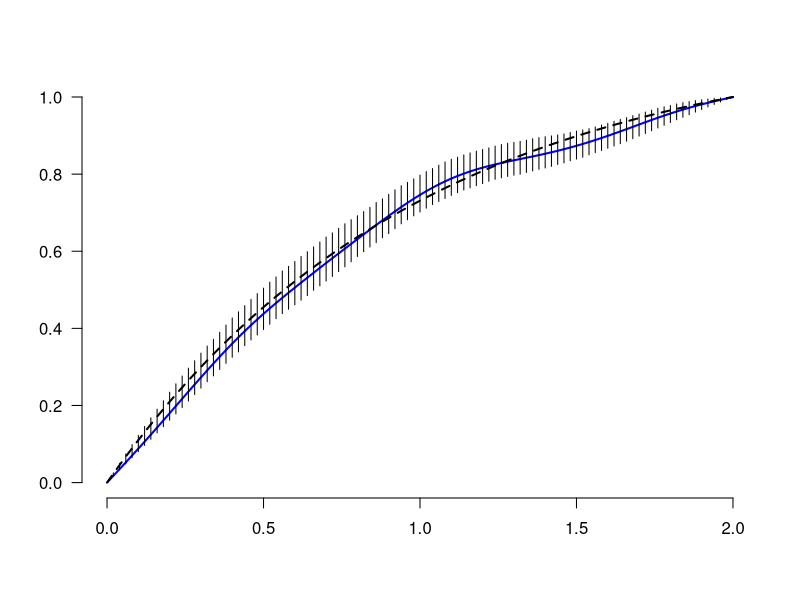
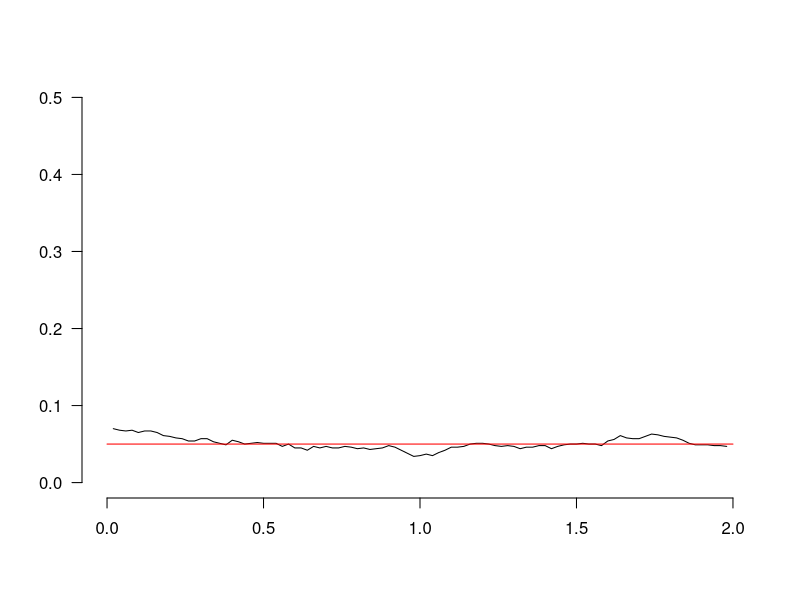

These figures' R source, in order:
	B<-read.table("MLE1000.txt")
	C<-read.table("SMLE1000.txt")
   	D<-read.table("CI_SMLE1000.txt")
   	E<-read.table("percentages1000.txt")
  
   x1<-B[,1]
   z1<-B[,2]
   x2<-C[,1]
   z2<-C[,2]
   x3<-D[,1]
   t1<-D[,2]
   u1<-D[,3]
   
   f <- function(x) {1-exp(-x)}/{1-exp(-2)}
   x0 <-seq(0,2,by=0.01)
   y0<-f(x0)
   
   plot(c(-100,-100),xlim=c(0,2), ylim=c(0,max(u1)), main= "",ylab="",xlab="",bty="n",las=1)
   #lines(x1,z1,lwd=2,type ="s",col="red")
   lines(x2, z2,lwd=2,col="blue")
   lines(x0, y0,lwd=2,lty=2)
   segments(x3,t1,x3,u1)


   	x1<-E[,1]
   	y1<-E[,2]
   	  	
   	plot(c(-10000,-10000),xlim=c(0,2), ylim=c(0.0,0.5), main= "", ylab="",xlab="",bty="n",las=1)
	lines(x1,y1,lty=1)
	lines(c(0,2),c(0.05,0.05),col="red")
	
